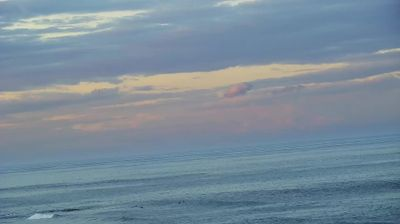
#> input picture data/raw/global_webcam_images/2026-04-30/1688141079_20260430234055.jpg, 400 x 224 px, given as the content of the folder data/raw/webcam, which was not available
$ python labeller.py
#> lines starting #> are read from the running program, lines starting #| are printed output that depends on the picture; after the words box and inside, x2 and y2 are one past the last pixel; in counts of white or black regions, pixels touching at a corner belong together; pictures that were not available may be replaced by others from this repository, and a replacement may not be noted
#> in _score_image, image is the input picture: shape (224, 400, 3); mean B, G, R 153.6, 139.3, 120.6
from __future__ import annotations

import argparse
import logging
from concurrent.futures import ThreadPoolExecutor
from dataclasses import dataclass
from pathlib import Path

import cv2
import numpy as np
import pandas as pd

LOGGER = logging.getLogger("luxaeterna.data.labeller")


@dataclass(slots=True)
class AlqsWeights:
    saturation: float = 0.4
    contrast: float = 0.3
    warm_ratio: float = 0.3


def compute_alqs(image: np.ndarray, weights: AlqsWeights | None = None) -> float:
    if weights is None:
        weights = AlqsWeights()

    hsv = cv2.cvtColor(image, cv2.COLOR_BGR2HSV)
#> hsv: shape (224, 400, 3); mean H, S, V 99, 62.1, 155.8
    gray = cv2.cvtColor(image, cv2.COLOR_BGR2GRAY)
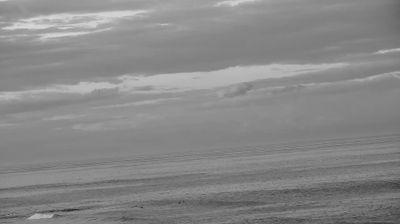
#> gray: shape (224, 400); min 39, max 219, mean 135.3

    saturation_norm = float(np.mean(hsv[:, :, 1]) / 255.0)
#> saturation_norm = 0.244
    contrast_norm = float(np.std(gray) / 128.0)
#> contrast_norm = 0.15
    contrast_norm = float(np.clip(contrast_norm, 0.0, 1.0))

    hue = hsv[:, :, 0]
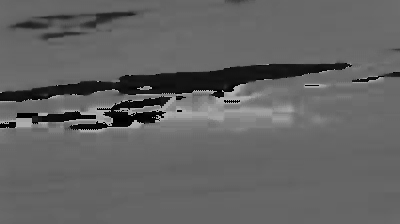
#> hue: shape (224, 400); min 0, max 179, mean 99
    sat = hsv[:, :, 1]
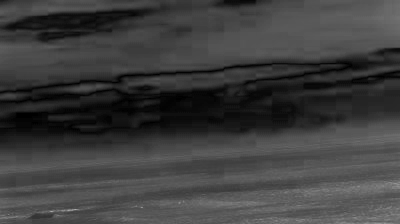
#> sat: shape (224, 400); min 0, max 170, mean 62.1
    val = hsv[:, :, 2]
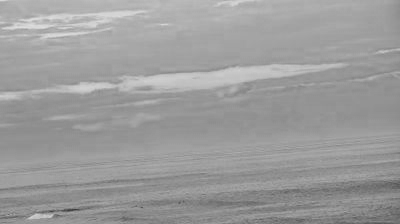
#> val: shape (224, 400); min 57, max 223, mean 155.8

    warm_mask = ((hue <= 25) | (hue >= 160)) & (sat >= 50) & (val >= 40)
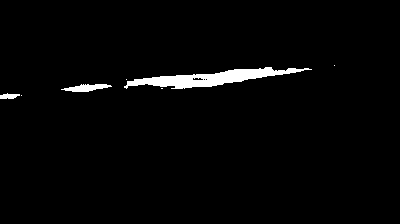
#> warm_mask: shape (224, 400) bool; 2.3% white; 7 white regions (4 under 20 px), largest, box (x1, y1, x2, y2) and area: (124, 67, 312, 89) 1688, (61, 84, 112, 92) 243, (0, 93, 20, 99) 84
    warm_ratio = float(np.mean(warm_mask.astype(np.float32)))
#> warm_ratio = 0.0225

    score = 100.0 * (
        weights.saturation * saturation_norm
        + weights.contrast * contrast_norm
        + weights.warm_ratio * warm_ratio
    )
#> score = 14.94
    return float(np.clip(score, 0.0, 100.0))


def _score_image(path: Path, weights: AlqsWeights) -> dict[str, float | str]:
    image = cv2.imread(str(path), cv2.IMREAD_COLOR)
    if image is None:
        raise ValueError(f"Unable to read image: {path}")

    score = compute_alqs(image, weights)
#> score = 14.94
    timestamp = _timestamp_from_path(path)
    return {
        "image_path": str(path),
        "timestamp": timestamp,
        "alqs": score,
    }


def _timestamp_from_path(path: Path) -> str | None:
    stem = path.stem
    parts = stem.split("_")
    if len(parts) < 2:
        return None

    hhmm = parts[-1]
    if len(hhmm) != 4 or not hhmm.isdigit():
        return None

    folder_name = path.parent.name
    try:
        date_val = pd.to_datetime(folder_name, format="%Y-%m-%d")
        ts = date_val.replace(hour=int(hhmm[:2]), minute=int(hhmm[2:]), second=0)
        return ts.tz_localize("UTC").isoformat()
    except Exception:
        return None


def label_directory(input_dir: Path, output_path: Path, max_workers: int = 8) -> pd.DataFrame:
    image_paths = sorted(input_dir.rglob("*.jpg")) + sorted(input_dir.rglob("*.jpeg"))
    if not image_paths:
        LOGGER.warning("No frames found under %s", input_dir)
        return pd.DataFrame(columns=["image_path", "timestamp", "alqs"])

    weights = AlqsWeights()
    rows: list[dict[str, float | str]] = []

    with ThreadPoolExecutor(max_workers=max_workers) as executor:
        futures = [executor.submit(_score_image, path, weights) for path in image_paths]
#> futures = 1 item
        for future in futures:
            try:
                rows.append(future.result())
            except Exception as exc:
                LOGGER.warning("Skipping frame due to processing error: %s", exc)
#> this loop made 1 pass
#> after the loop, rows = 1 item

    frame = pd.DataFrame(rows)
#> frame = table of 1 rows and 3 columns
    if not frame.empty:
        frame["timestamp"] = pd.to_datetime(frame["timestamp"], utc=True, errors="coerce")
        frame = frame.dropna(subset=["timestamp"]).sort_values("timestamp")
#> frame = table of 0 rows and 3 columns
        output_path.parent.mkdir(parents=True, exist_ok=True)
#> (the run stopped early here; a loop or call above may not have finished)

$ run again, on data/raw/global_webcam_images/2026-04-30/1746984147_20260430224307.jpg
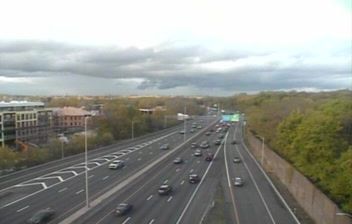
#> input picture data/raw/global_webcam_images/2026-04-30/1746984147_20260430224307.jpg, 352 x 224 px, given as the content of the folder data/raw/webcam, which was not available
#> in _score_image, image is the input picture: shape (224, 352, 3); mean B, G, R 145.9, 152, 150.1
#> hsv: shape (224, 352, 3); mean H, S, V 54.6, 30.2, 155.2
#> in compute_alqs, `gray = cv2.cvtColor(image, cv2.COLOR_BGR2GRAY)`:
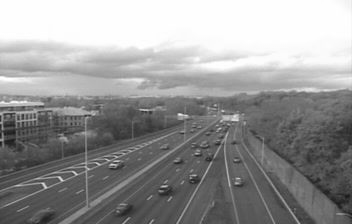
#> gray: shape (224, 352); min 23, max 255, mean 150.8
#> saturation_norm = 0.118
#> contrast_norm = 0.55
#> in compute_alqs, `warm_mask = ((hue <= 25) | (hue >= 160)) & (sat >= 50) & (val >= 40)`:
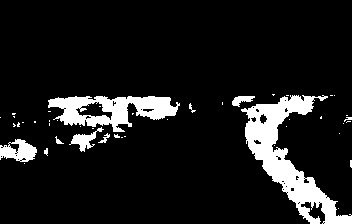
#> warm_mask: shape (224, 352) bool; 10.4% white; 45 white regions (35 under 20 px), largest, box (x1, y1, x2, y2) and area: (241, 95, 352, 224) 4446, (48, 96, 180, 132) 2507, (0, 139, 37, 162) 531
#> warm_ratio = 0.104
#> in compute_alqs, `score = 100.0 * ( weights.saturation * saturation_norm + weights.contr..`: score = 24.36
#> futures = 1 item
#> the loop in label_directory, `for future in futures:` made 1 pass
#> in label_directory, `frame = pd.DataFrame(rows)`: frame = table of 1 rows and 3 columns
#> in label_directory, `frame = frame.dropna(subset=["timestamp"]).sort_values("timestamp")`: frame = table of 0 rows and 3 columns

$ run again, on data/raw/global_webcam_images/2026-04-30/1793872079_20260430221729.jpg
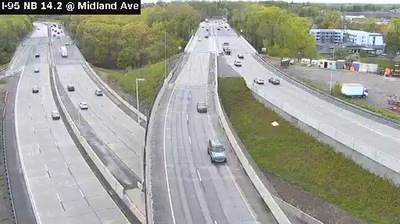
#> input picture data/raw/global_webcam_images/2026-04-30/1793872079_20260430221729.jpg, 400 x 224 px, given as the content of the folder data/raw/webcam, which was not available
#> in _score_image, image is the input picture: shape (224, 400, 3); mean B, G, R 150.2, 159.5, 158.4
#> hsv: shape (224, 400, 3); mean H, S, V 79.9, 34.6, 163.9
#> in compute_alqs, `gray = cv2.cvtColor(image, cv2.COLOR_BGR2GRAY)`:
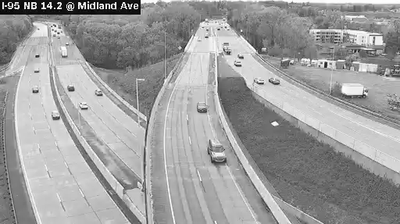
#> gray: shape (224, 400); min 0, max 255, mean 158.1
#> saturation_norm = 0.136
#> contrast_norm = 0.36
#> in compute_alqs, `warm_mask = ((hue <= 25) | (hue >= 160)) & (sat >= 50) & (val >= 40)`:
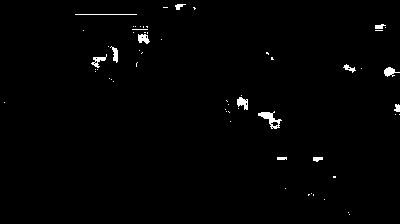
#> warm_mask: shape (224, 400) bool; 1.1% white; 60 white regions (47 under 20 px), largest, box (x1, y1, x2, y2) and area: (258, 111, 282, 129) 165, (237, 97, 248, 110) 92, (384, 67, 400, 77) 85
#> warm_ratio = 0.0108
#> in compute_alqs, `score = 100.0 * ( weights.saturation * saturation_norm + weights.contr..`: score = 16.54
#> futures = 1 item
#> the loop in label_directory, `for future in futures:` made 1 pass
#> in label_directory, `frame = pd.DataFrame(rows)`: frame = table of 1 rows and 3 columns
#> in label_directory, `frame = frame.dropna(subset=["timestamp"]).sort_values("timestamp")`: frame = table of 0 rows and 3 columns
